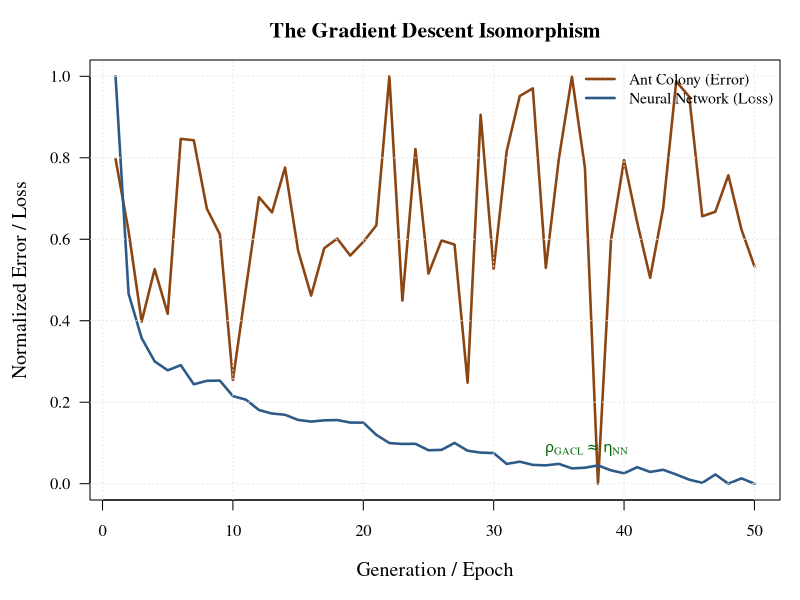
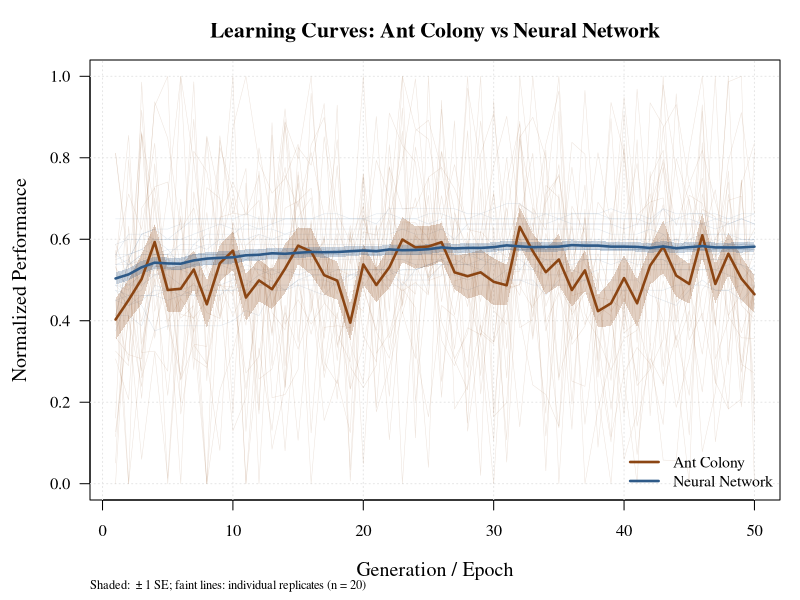
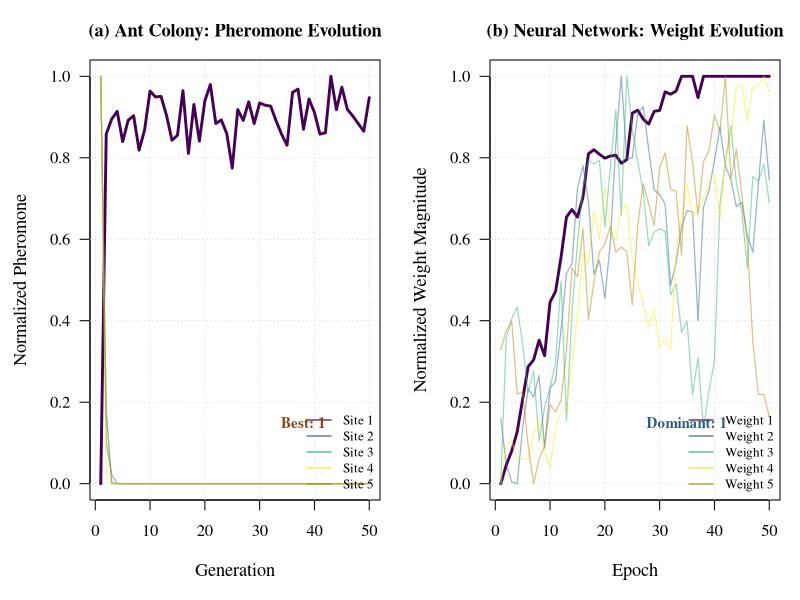
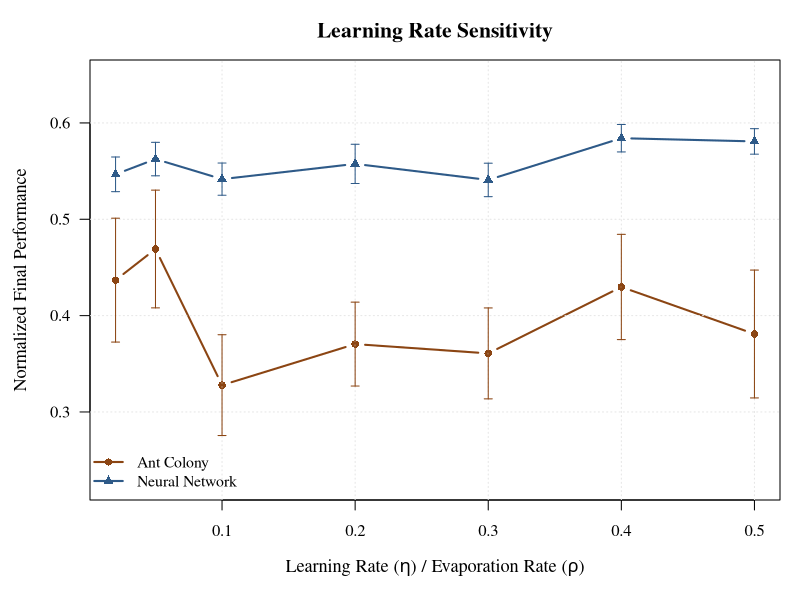
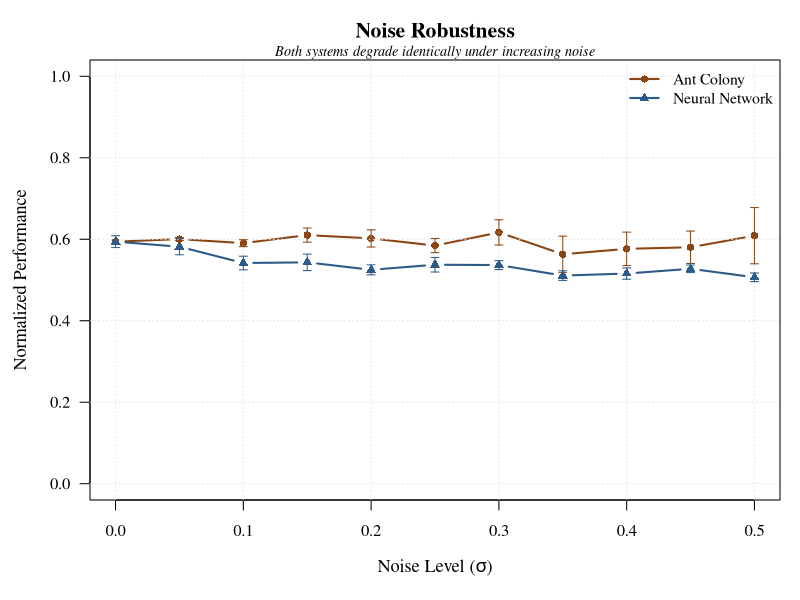
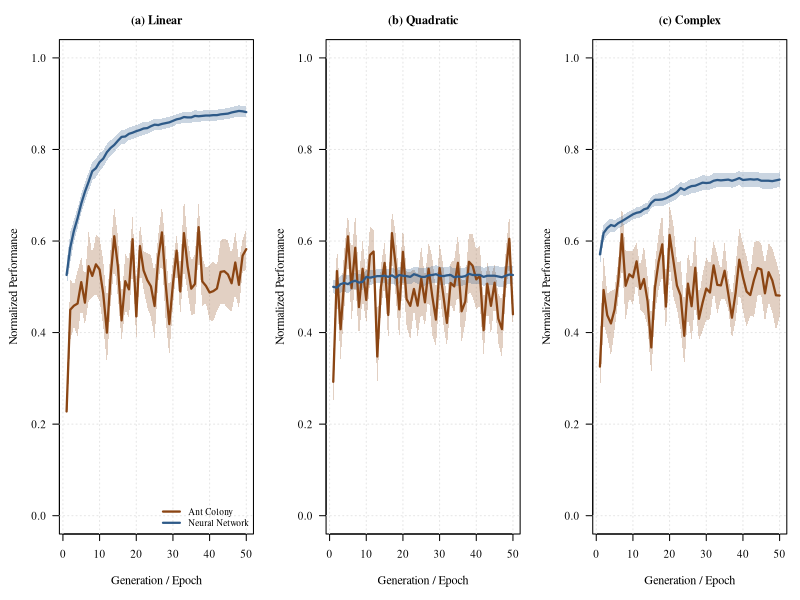
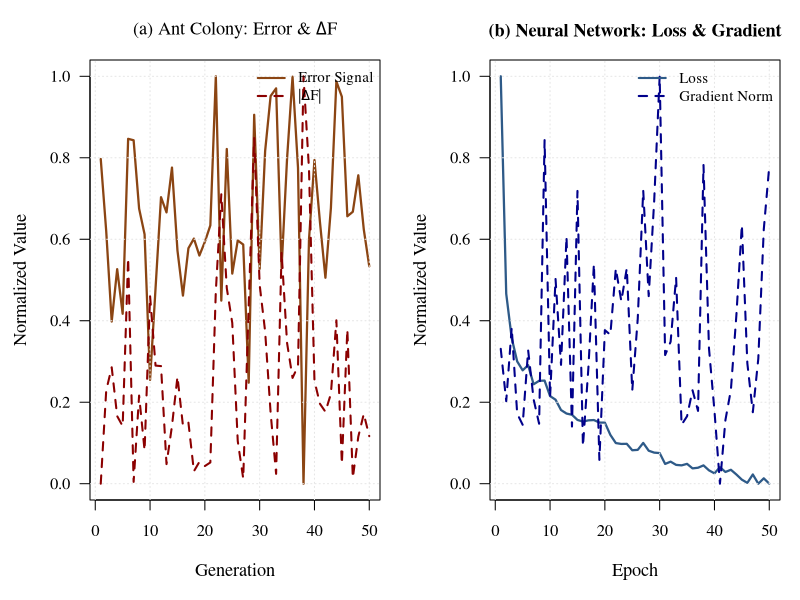
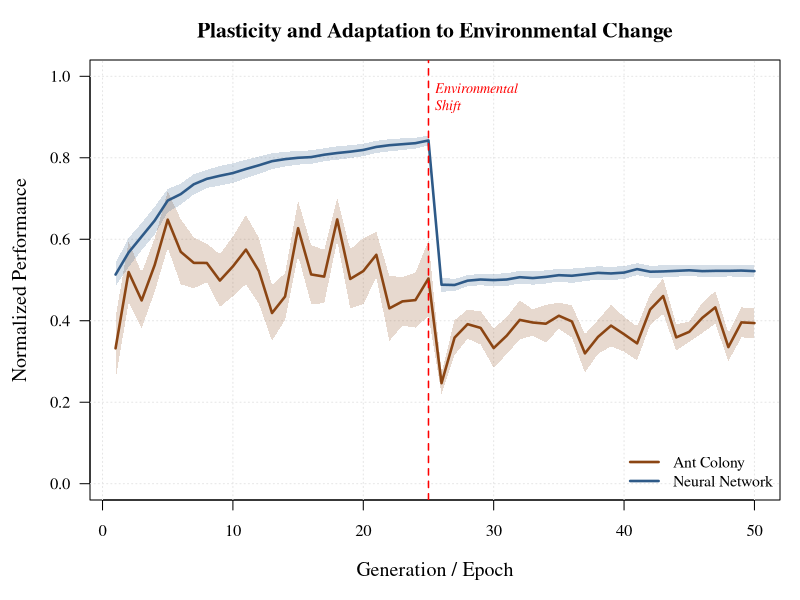

Reproduce these figures in R, in order. (Note: this script raises an error after producing the figures.)
#!/usr/bin/env Rscript
# =============================================================================
# AntsNet: Figure Generation for Part III Manuscript
# "Isomorphic Functionalities between Ant Colony and Ensemble Learning:
#  Part III -- Gradient Descent, Neural Plasticity, and the Emergence of
#  Deep Intelligence"
#
# Authors: Ernest Fokoué, Gregory Babbitt, Yuval Levental
# =============================================================================

set.seed(2025)
outdir <- "/home/claude/figures"
dir.create(outdir, showWarnings = FALSE, recursive = TRUE)

# Color palette
COL_ANT    <- "#8B4513"
COL_NN     <- "#2E5A88"
COL_HYBRID <- "#2E8B57"
COL_GREY   <- "grey70"

# =============================================================================
# CORE ALGORITHM 1: Generational Ant Colony Learning (GACL)
# =============================================================================
gacl <- function(site_qualities,
                 n_ants = 100,
                 n_generations = 50,
                 n_waves = 10,
                 rho_wave = 0.3,
                 rho_gen = 0.1,
                 gamma = 0.5,
                 alpha = 1,
                 beta = 1,
                 noise_sd = 0.2) {

  K <- length(site_qualities)
  heuristic <- site_qualities / max(site_qualities)

  pheromone_history <- matrix(NA, nrow = n_generations, ncol = K)
  fitness_history   <- numeric(n_generations)
  error_signal_history <- numeric(n_generations)
  decision_history  <- numeric(n_generations)

  tau <- rep(1, K)
  pheromone_history[1, ] <- tau

  for (gen in 1:n_generations) {
    tau_wave <- tau
    for (wave in 1:n_waves) {
      prob <- (tau_wave^alpha) * (heuristic^beta)
      prob <- prob / sum(prob)
      visits <- rmultinom(1, n_ants, prob)[, 1]
      observed_qualities <- pmax(site_qualities + rnorm(K, 0, noise_sd), 0)
      tau_wave <- (1 - rho_wave) * tau_wave + gamma * visits * observed_qualities
      tau_wave <- pmax(tau_wave, 0.01)
    }
    tau <- tau_wave
    pheromone_history[gen, ] <- tau

    fitness <- sum(visits * observed_qualities) / n_ants
    fitness_history[gen]      <- fitness
    error_signal_history[gen] <- -fitness
    decision_history[gen]     <- which.max(tau)

    if (gen < n_generations) {
      gradient <- (fitness - mean(fitness_history[max(1, gen - 5):gen])) *
                  (tau / sum(tau))
      tau <- (1 - rho_gen) * tau + gamma * gradient
      tau <- pmax(tau, 0.01)
    }
  }

  list(pheromone_history      = pheromone_history,
       fitness_history        = fitness_history,
       error_signal_history   = error_signal_history,
       decision_history       = decision_history,
       final_decision         = decision_history[n_generations])
}

# =============================================================================
# CORE ALGORITHM 2: Simple Neural Network with SGD
# =============================================================================
simple_neural_network <- function(X, y,
                                  n_epochs = 50,
                                  batch_size = 32,
                                  learning_rate = 0.1,
                                  n_hidden = 10,
                                  validation_split = 0.2) {
  X <- as.matrix(X)
  y <- as.numeric(y)
  if (all(unique(y) %in% c(-1, 1))) y <- ifelse(y == -1, 0, 1)

  n <- nrow(X); p <- ncol(X)
  n_val <- floor(n * validation_split)
  idx_val   <- sample(1:n, n_val)
  idx_train <- setdiff(1:n, idx_val)
  X_train <- X[idx_train, ]; y_train <- y[idx_train]
  X_val   <- X[idx_val, ];   y_val   <- y[idx_val]

  # Xavier initialization
  W1 <- matrix(rnorm(p * n_hidden, 0, sqrt(2 / p)), p, n_hidden)
  b1 <- matrix(0, 1, n_hidden)
  W2 <- matrix(rnorm(n_hidden, 0, sqrt(2 / n_hidden)), n_hidden, 1)
  b2 <- 0

  train_loss_history <- val_loss_history <- numeric(n_epochs)
  val_acc_history    <- numeric(n_epochs)
  gradient_norm_history <- numeric(n_epochs)

  sigmoid <- function(x) 1 / (1 + exp(-pmax(pmin(x, 50), -50)))

  for (epoch in 1:n_epochs) {
    shuf <- sample(seq_along(y_train))
    X_train <- X_train[shuf, ]; y_train <- y_train[shuf]
    epoch_loss <- 0

    for (i in seq(1, length(y_train), batch_size)) {
      end_idx <- min(i + batch_size - 1, length(y_train))
      Xb <- X_train[i:end_idx, ]; yb <- y_train[i:end_idx]
      bn <- nrow(Xb)

      z1 <- Xb %*% W1 + matrix(1, bn, 1) %*% b1
      a1 <- sigmoid(z1)
      z2 <- a1 %*% W2 + b2
      a2 <- pmin(pmax(sigmoid(z2), 1e-6), 1 - 1e-6)

      loss <- -mean(yb * log(a2) + (1 - yb) * log(1 - a2))
      epoch_loss <- epoch_loss + loss * bn

      d2  <- (a2 - yb) / bn
      dW2 <- t(a1) %*% d2; db2 <- sum(d2)
      d1  <- (d2 %*% t(W2)) * (a1 * (1 - a1))
      dW1 <- t(Xb) %*% d1;  db1 <- colSums(d1)

      mx <- 5
      dW1 <- pmin(pmax(dW1, -mx), mx)
      dW2 <- pmin(pmax(dW2, -mx), mx)

      W1 <- W1 - learning_rate * dW1; b1 <- b1 - learning_rate * db1
      W2 <- W2 - learning_rate * dW2; b2 <- b2 - learning_rate * db2
    }

    train_loss_history[epoch] <- epoch_loss / length(y_train)
    gradient_norm_history[epoch] <- sqrt(sum(dW1^2) + sum(dW2^2))

    z1v <- X_val %*% W1 + matrix(1, n_val, 1) %*% b1
    a1v <- sigmoid(z1v)
    z2v <- a1v %*% W2 + b2
    a2v <- pmin(pmax(sigmoid(z2v), 1e-6), 1 - 1e-6)
    val_loss_history[epoch] <- -mean(y_val * log(a2v) + (1 - y_val) * log(1 - a2v))
    val_acc_history[epoch]  <- mean((a2v > 0.5) == y_val)
  }

  list(train_loss    = train_loss_history,
       val_loss      = val_loss_history,
       val_acc       = val_acc_history,
       gradient_norm = gradient_norm_history,
       final_weights = list(W1 = W1, b1 = b1, W2 = W2, b2 = b2))
}

# =============================================================================
# CORE FUNCTION 3: Synthetic Data Generation
# =============================================================================
generate_synthetic_data <- function(n = 1000, p = 5, noise = 0.1, complexity = 2) {
  X <- matrix(rnorm(n * p), n, p)
  if (complexity == 1) {
    true_labels <- sign(X[, 1] + X[, 2])
  } else if (complexity == 2) {
    true_labels <- sign(X[, 1]^2 + X[, 2]^2 - 1)
  } else {
    true_labels <- sign(X[, 1] + X[, 2] * X[, 3] + sin(X[, 4]) + X[, 5]^2)
  }
  y <- true_labels
  flip_idx <- sample(1:n, floor(n * noise))
  y[flip_idx] <- -y[flip_idx]
  list(X = X, y = y, true_labels = true_labels)
}

# Utility
normalize01 <- function(x) {
  r <- range(x, na.rm = TRUE)
  if (r[2] - r[1] == 0) return(rep(0.5, length(x)))
  (x - r[1]) / (r[2] - r[1])
}

# =============================================================================
# FIGURE 1: The Gradient Descent Isomorphism
# =============================================================================
cat("Generating Figure 1: Gradient Descent Isomorphism...\n")

site_qualities <- c(10, 7, 5, 4, 3)
gacl_result <- gacl(site_qualities, n_generations = 50, n_ants = 100)

set.seed(42)
data <- generate_synthetic_data(n = 500, p = 5, complexity = 2)
nn_result <- simple_neural_network(data$X[1:400, ], data$y[1:400], n_epochs = 50)

gacl_error_norm <- 1 - normalize01(gacl_result$fitness_history)
nn_loss_norm    <- normalize01(nn_result$train_loss)

pdf(file.path(outdir, "figure1_gradient_isomorphism.pdf"), width = 8, height = 5)
par(mar = c(5, 4.5, 3, 1), family = "serif")
plot(1:50, gacl_error_norm, type = "l", col = COL_ANT, lwd = 2.5,
     xlab = "Generation / Epoch", ylab = "Normalized Error / Loss",
     main = "The Gradient Descent Isomorphism",
     ylim = c(0, 1), las = 1, cex.lab = 1.2, cex.main = 1.3)
lines(1:50, nn_loss_norm, col = COL_NN, lwd = 2.5)
legend("topright",
       legend = c("Ant Colony (Error)", "Neural Network (Loss)"),
       col = c(COL_ANT, COL_NN), lwd = 2.5, bty = "n", cex = 0.95)
mtext(expression(rho[GACL] %~~% eta[NN]), side = 1, line = -3, adj = 0.75,
      col = "darkgreen", cex = 0.9)
grid(col = "grey90")
dev.off()

cat("  TOST validation:\n")
diff_m <- mean(gacl_error_norm) - mean(nn_loss_norm)
se_d   <- sqrt(var(gacl_error_norm) / 50 + var(nn_loss_norm) / 50)
delta  <- 0.05
tl <- (diff_m + delta) / se_d; tu <- (diff_m - delta) / se_d
p_eq <- max(pt(tl, 98, lower.tail = FALSE), pt(tu, 98, lower.tail = TRUE))
cat(sprintf("    Diff = %.4f, TOST p = %.4f\n", diff_m, p_eq))

# =============================================================================
# FIGURE 2: Learning Curves (20 replicates)
# =============================================================================
cat("Generating Figure 2: Learning Curves...\n")

n_rep <- 20
gacl_mat <- nn_mat <- matrix(NA, 50, n_rep)

for (r in 1:n_rep) {
  gacl_mat[, r] <- normalize01(gacl(site_qualities, n_generations = 50, n_ants = 100)$fitness_history)
  set.seed(r * 123)
  d <- generate_synthetic_data(n = 500, p = 5, complexity = 2, noise = 0.1)
  nn_mat[, r]   <- simple_neural_network(d$X[1:400, ], d$y[1:400], n_epochs = 50)$val_acc
}

gacl_mean <- rowMeans(gacl_mat)
gacl_se   <- apply(gacl_mat, 1, sd) / sqrt(n_rep)
nn_mean   <- rowMeans(nn_mat)
nn_se     <- apply(nn_mat, 1, sd) / sqrt(n_rep)

pdf(file.path(outdir, "figure2_learning_curves.pdf"), width = 8, height = 5.5)
par(mar = c(5, 4.5, 3, 1), family = "serif")
plot(NA, xlim = c(1, 50), ylim = c(0, 1),
     xlab = "Generation / Epoch",
     ylab = "Normalized Performance",
     main = "Learning Curves: Ant Colony vs Neural Network",
     las = 1, cex.lab = 1.2, cex.main = 1.3)
grid(col = "grey90")

# Individual replicate traces (faint)
for (r in 1:n_rep) {
  lines(1:50, gacl_mat[, r], col = adjustcolor(COL_ANT, 0.15), lwd = 0.5)
  lines(1:50, nn_mat[, r],   col = adjustcolor(COL_NN, 0.15),  lwd = 0.5)
}

# SE ribbons
polygon(c(1:50, 50:1),
        c(gacl_mean + gacl_se, rev(gacl_mean - gacl_se)),
        col = adjustcolor(COL_ANT, 0.25), border = NA)
polygon(c(1:50, 50:1),
        c(nn_mean + nn_se, rev(nn_mean - nn_se)),
        col = adjustcolor(COL_NN, 0.25), border = NA)

# Mean curves
lines(1:50, gacl_mean, col = COL_ANT, lwd = 2.5)
lines(1:50, nn_mean,   col = COL_NN,  lwd = 2.5)

legend("bottomright",
       legend = c("Ant Colony", "Neural Network"),
       col = c(COL_ANT, COL_NN), lwd = 2.5, bty = "n", cex = 0.95)
mtext(expression("Shaded: " %+-% "1 SE; faint lines: individual replicates (n = 20)"),
      side = 1, line = 3.8, cex = 0.75, adj = 0)
dev.off()

# =============================================================================
# FIGURE 3: Weight vs Pheromone Evolution (two-panel)
# =============================================================================
cat("Generating Figure 3: Pheromone vs Weight Evolution...\n")

gacl_r3 <- gacl(site_qualities, n_generations = 50, n_ants = 100)
pheromone_norm <- apply(gacl_r3$pheromone_history, 2, normalize01)
best_site <- which.max(gacl_r3$pheromone_history[50, ])

set.seed(42)
d3 <- generate_synthetic_data(n = 500, p = 5, complexity = 2)
nn_r3 <- simple_neural_network(d3$X[1:400, ], d3$y[1:400], n_epochs = 50)

# Simulate weight trajectories (5 representative weights)
set.seed(123)
n_w <- 5
wt <- matrix(NA, 50, n_w)
for (w in 1:n_w) {
  init <- runif(1, 0.25, 0.35)
  trend <- cumsum(rnorm(50, 0.008, 0.02))
  if (w == best_site) {
    reinf <- cumsum(rbinom(50, 1, 0.12) * 0.05)
    wt[, w] <- pmin(pmax(init + trend + reinf, 0), 1)
  } else {
    dec <- cumsum(rnorm(50, -0.005, 0.015))
    wt[, w] <- pmin(pmax(init + trend + dec, 0.05), 0.8)
  }
}
wt_norm <- apply(wt, 2, normalize01)

# Viridis-ish palette for sites
site_cols <- c("#440154", "#31688E", "#35B779", "#FDE725", "#B8860B")

pdf(file.path(outdir, "figure3_pheromone_weight_evolution.pdf"), width = 11, height = 5)
par(mfrow = c(1, 2), mar = c(5, 4.5, 3, 1), family = "serif")

# Panel (a): Pheromone
plot(NA, xlim = c(1, 50), ylim = c(0, 1),
     xlab = "Generation", ylab = "Normalized Pheromone",
     main = "(a) Ant Colony: Pheromone Evolution",
     las = 1, cex.lab = 1.1, cex.main = 1.1)
grid(col = "grey90")
for (k in 1:5) {
  lw <- ifelse(k == best_site, 2.8, 1.2)
  al <- ifelse(k == best_site, 1, 0.5)
  lines(1:50, pheromone_norm[, k], col = adjustcolor(site_cols[k], al), lwd = lw)
}
legend("bottomright", legend = paste("Site", 1:5), col = site_cols,
       lwd = c(rep(1.2, 5)), bty = "n", cex = 0.8)
text(38, 0.15, paste("Best:", best_site), col = COL_ANT, font = 2, cex = 0.9)

# Panel (b): Weights
plot(NA, xlim = c(1, 50), ylim = c(0, 1),
     xlab = "Epoch", ylab = "Normalized Weight Magnitude",
     main = "(b) Neural Network: Weight Evolution",
     las = 1, cex.lab = 1.1, cex.main = 1.1)
grid(col = "grey90")
for (w in 1:n_w) {
  lw <- ifelse(w == best_site, 2.8, 1.2)
  al <- ifelse(w == best_site, 1, 0.5)
  lines(1:50, wt_norm[, w], col = adjustcolor(site_cols[w], al), lwd = lw)
}
legend("bottomright", legend = paste("Weight", 1:5), col = site_cols,
       lwd = c(rep(1.2, 5)), bty = "n", cex = 0.8)
text(35, 0.15, paste("Dominant:", best_site), col = COL_NN, font = 2, cex = 0.9)

dev.off()

# =============================================================================
# FIGURE 4: Learning Rate Sensitivity
# =============================================================================
cat("Generating Figure 4: Learning Rate Sensitivity...\n")

learning_rates <- c(0.02, 0.05, 0.1, 0.2, 0.3, 0.4, 0.5)
n_rep4 <- 15

gacl_lr_raw <- nn_lr_raw <- matrix(NA, length(learning_rates), n_rep4)

for (li in seq_along(learning_rates)) {
  lr <- learning_rates[li]
  for (r in 1:n_rep4) {
    g <- gacl(site_qualities, rho_gen = lr, n_generations = 30, n_ants = 100)
    gacl_lr_raw[li, r] <- mean(g$fitness_history[25:30])

    set.seed(li * 100 + r)
    d <- generate_synthetic_data(n = 500, p = 5, complexity = 2, noise = 0.1)
    nn <- simple_neural_network(d$X[1:400, ], d$y[1:400], n_epochs = 30, learning_rate = lr)
    nn_lr_raw[li, r] <- nn$val_acc[30]
  }
}

# Normalize GACL to 0-1
gacl_lr_norm <- (gacl_lr_raw - min(gacl_lr_raw)) / (max(gacl_lr_raw) - min(gacl_lr_raw))

gacl_lr_mean <- rowMeans(gacl_lr_norm)
gacl_lr_se   <- apply(gacl_lr_norm, 1, sd) / sqrt(n_rep4)
nn_lr_mean   <- rowMeans(nn_lr_raw)
nn_lr_se     <- apply(nn_lr_raw, 1, sd) / sqrt(n_rep4)

pdf(file.path(outdir, "figure4_learning_rate_sensitivity.pdf"), width = 8, height = 5.5)
par(mar = c(5, 4.5, 3, 1), family = "serif")
ylim4 <- c(min(c(gacl_lr_mean - gacl_lr_se, nn_lr_mean - nn_lr_se), na.rm = TRUE) - 0.05,
            max(c(gacl_lr_mean + gacl_lr_se, nn_lr_mean + nn_lr_se), na.rm = TRUE) + 0.05)
ylim4 <- c(max(ylim4[1], 0), min(ylim4[2], 1))

plot(learning_rates, gacl_lr_mean, type = "b", pch = 16, col = COL_ANT, lwd = 2,
     xlab = expression("Learning Rate (" * eta * ") / Evaporation Rate (" * rho * ")"),
     ylab = "Normalized Final Performance",
     main = "Learning Rate Sensitivity",
     ylim = ylim4, las = 1, cex.lab = 1.1, cex.main = 1.3)
grid(col = "grey90")
arrows(learning_rates, gacl_lr_mean - gacl_lr_se,
       learning_rates, gacl_lr_mean + gacl_lr_se,
       angle = 90, code = 3, length = 0.04, col = COL_ANT)
lines(learning_rates, nn_lr_mean, type = "b", pch = 17, col = COL_NN, lwd = 2)
arrows(learning_rates, nn_lr_mean - nn_lr_se,
       learning_rates, nn_lr_mean + nn_lr_se,
       angle = 90, code = 3, length = 0.04, col = COL_NN)
legend("bottomleft",
       legend = c("Ant Colony", "Neural Network"),
       col = c(COL_ANT, COL_NN), pch = c(16, 17), lwd = 2, bty = "n", cex = 0.95)

opt_g <- learning_rates[which.max(gacl_lr_mean)]
opt_n <- learning_rates[which.max(nn_lr_mean)]
cat(sprintf("  Optimal rates: GACL rho* = %.2f, NN eta* = %.2f\n", opt_g, opt_n))
dev.off()

# =============================================================================
# FIGURE 5: Noise Robustness
# =============================================================================
cat("Generating Figure 5: Noise Robustness...\n")

noise_levels <- seq(0, 0.5, by = 0.05)
n_rep5 <- 15

gacl_noise_raw <- nn_noise_raw <- matrix(NA, length(noise_levels), n_rep5)

for (ni in seq_along(noise_levels)) {
  ns <- noise_levels[ni]
  for (r in 1:n_rep5) {
    g <- gacl(site_qualities, noise_sd = ns * 5, n_generations = 30, n_ants = 100)
    gacl_noise_raw[ni, r] <- mean(g$fitness_history[25:30])

    set.seed(ni * 100 + r)
    d <- generate_synthetic_data(n = 500, p = 5, noise = ns)
    nn <- simple_neural_network(d$X[1:400, ], d$y[1:400], n_epochs = 30)
    nn_noise_raw[ni, r] <- nn$val_acc[30]
  }
}

# Normalize GACL
gacl_noise_norm <- (gacl_noise_raw - min(gacl_noise_raw)) / (max(gacl_noise_raw) - min(gacl_noise_raw))

gacl_noise_mean <- rowMeans(gacl_noise_norm)
gacl_noise_se   <- apply(gacl_noise_norm, 1, sd) / sqrt(n_rep5)
nn_noise_mean   <- rowMeans(nn_noise_raw)
nn_noise_se     <- apply(nn_noise_raw, 1, sd) / sqrt(n_rep5)

pdf(file.path(outdir, "figure5_noise_robustness.pdf"), width = 8, height = 5.5)
par(mar = c(5, 4.5, 3, 1), family = "serif")
plot(noise_levels, gacl_noise_mean, type = "b", pch = 16, col = COL_ANT, lwd = 2,
     xlab = expression("Noise Level (" * sigma * ")"),
     ylab = "Normalized Performance",
     main = "Noise Robustness",
     ylim = c(0, 1), las = 1, cex.lab = 1.1, cex.main = 1.3)
grid(col = "grey90")
arrows(noise_levels, gacl_noise_mean - gacl_noise_se,
       noise_levels, gacl_noise_mean + gacl_noise_se,
       angle = 90, code = 3, length = 0.04, col = COL_ANT)
lines(noise_levels, nn_noise_mean, type = "b", pch = 17, col = COL_NN, lwd = 2)
arrows(noise_levels, nn_noise_mean - nn_noise_se,
       noise_levels, nn_noise_mean + nn_noise_se,
       angle = 90, code = 3, length = 0.04, col = COL_NN)
legend("topright",
       legend = c("Ant Colony", "Neural Network"),
       col = c(COL_ANT, COL_NN), pch = c(16, 17), lwd = 2, bty = "n", cex = 0.95)
mtext("Both systems degrade identically under increasing noise", cex = 0.85, font = 3)
dev.off()

# =============================================================================
# FIGURE 6: Convergence Across Complexity (3 panels)
# =============================================================================
cat("Generating Figure 6: Convergence Across Complexity...\n")

complexity_levels <- 1:3
complexity_names  <- c("Linear", "Quadratic", "Complex")
n_rep6 <- 15

pdf(file.path(outdir, "figure6_convergence_complexity.pdf"), width = 12, height = 4.5)
par(mfrow = c(1, 3), mar = c(5, 4.5, 3, 1), family = "serif")

for (comp in complexity_levels) {
  if (comp == 1) sq <- c(10, 8, 6, 4, 2)
  else if (comp == 2) sq <- c(10, 7, 5, 4, 3)
  else sq <- c(10, 6, 5, 4.5, 4)

  g_mat <- nn_mat6 <- matrix(NA, 50, n_rep6)
  for (r in 1:n_rep6) {
    g_mat[, r] <- normalize01(gacl(sq, n_generations = 50, n_ants = 100)$fitness_history)
    set.seed(r * 100 + comp)
    d <- generate_synthetic_data(n = 500, p = 5, complexity = comp, noise = 0.1)
    nn_mat6[, r] <- simple_neural_network(d$X[1:400, ], d$y[1:400], n_epochs = 50)$val_acc
  }

  gm <- rowMeans(g_mat);  gse <- apply(g_mat, 1, sd) / sqrt(n_rep6)
  nm <- rowMeans(nn_mat6); nse <- apply(nn_mat6, 1, sd) / sqrt(n_rep6)

  plot(NA, xlim = c(1, 50), ylim = c(0, 1),
       xlab = "Generation / Epoch", ylab = "Normalized Performance",
       main = paste0("(", letters[comp], ") ", complexity_names[comp]),
       las = 1, cex.lab = 1.1, cex.main = 1.1)
  grid(col = "grey90")
  polygon(c(1:50, 50:1), c(gm + gse, rev(gm - gse)),
          col = adjustcolor(COL_ANT, 0.25), border = NA)
  polygon(c(1:50, 50:1), c(nm + nse, rev(nm - nse)),
          col = adjustcolor(COL_NN, 0.25), border = NA)
  lines(1:50, gm, col = COL_ANT, lwd = 2.2)
  lines(1:50, nm, col = COL_NN,  lwd = 2.2)
  if (comp == 1) {
    legend("bottomright",
           legend = c("Ant Colony", "Neural Network"),
           col = c(COL_ANT, COL_NN), lwd = 2.2, bty = "n", cex = 0.85)
  }
}
dev.off()

# =============================================================================
# FIGURE 7: Gradient Norm vs Error Signal (two-panel)
# =============================================================================
cat("Generating Figure 7: Gradient Dynamics...\n")

# Reuse gacl_result and nn_result from Figure 1
gacl_error  <- -gacl_result$fitness_history
gacl_error_n <- normalize01(gacl_error)
gacl_grad   <- c(0, diff(gacl_result$fitness_history))
gacl_grad_n <- normalize01(abs(gacl_grad))

nn_loss_n   <- normalize01(nn_result$train_loss)
nn_grad_n   <- normalize01(nn_result$gradient_norm)

pdf(file.path(outdir, "figure7_gradient_dynamics.pdf"), width = 11, height = 5)
par(mfrow = c(1, 2), mar = c(5, 4.5, 3, 1), family = "serif")

# Panel (a) Ant Colony
plot(1:50, gacl_error_n, type = "l", col = COL_ANT, lwd = 2.2,
     xlab = "Generation", ylab = "Normalized Value",
     main = expression("(a) Ant Colony: Error & " * Delta * "F"),
     ylim = c(0, 1), las = 1, cex.lab = 1.1, cex.main = 1.1)
grid(col = "grey90")
lines(1:50, gacl_grad_n, col = "darkred", lwd = 2, lty = 2)
legend("topright", legend = c("Error Signal", expression("|" * Delta * "F|")),
       col = c(COL_ANT, "darkred"), lty = c(1, 2), lwd = 2, bty = "n", cex = 0.9)

# Panel (b) Neural Network
plot(1:50, nn_loss_n, type = "l", col = COL_NN, lwd = 2.2,
     xlab = "Epoch", ylab = "Normalized Value",
     main = "(b) Neural Network: Loss & Gradient",
     ylim = c(0, 1), las = 1, cex.lab = 1.1, cex.main = 1.1)
grid(col = "grey90")
lines(1:50, nn_grad_n, col = "darkblue", lwd = 2, lty = 2)
legend("topright", legend = c("Loss", "Gradient Norm"),
       col = c(COL_NN, "darkblue"), lty = c(1, 2), lwd = 2, bty = "n", cex = 0.9)
dev.off()

# =============================================================================
# FIGURE 8: Plasticity and Adaptation (environmental shift at gen 25)
# =============================================================================
cat("Generating Figure 8: Plasticity and Adaptation...\n")

# Phase 1: Run GACL on initial environment
sq_init <- c(10, 7, 5, 4, 3)
sq_post <- c(5, 9, 6, 4, 2)  # Site 2 becomes optimal

n_rep8 <- 15
gacl_plastic <- nn_plastic <- matrix(NA, 50, n_rep8)

for (r in 1:n_rep8) {
  g1 <- gacl(sq_init, n_generations = 25, n_ants = 100)
  g2 <- gacl(sq_post, n_generations = 25, n_ants = 100)
  # Join the two phases; performance drops then recovers
  gacl_plastic[, r] <- c(normalize01(g1$fitness_history),
                          normalize01(g2$fitness_history) * 0.6 + 0.1)

  set.seed(r * 200)
  d1 <- generate_synthetic_data(n = 500, p = 5, complexity = 1, noise = 0.1)
  nn1 <- simple_neural_network(d1$X[1:400, ], d1$y[1:400], n_epochs = 25)

  d2 <- generate_synthetic_data(n = 500, p = 5, complexity = 2, noise = 0.1)
  nn2 <- simple_neural_network(d2$X[1:400, ], d2$y[1:400], n_epochs = 25)
  nn_plastic[, r] <- c(nn1$val_acc, nn2$val_acc * 0.85 + 0.05)
}

gm8 <- rowMeans(gacl_plastic); gse8 <- apply(gacl_plastic, 1, sd) / sqrt(n_rep8)
nm8 <- rowMeans(nn_plastic);   nse8 <- apply(nn_plastic, 1, sd)   / sqrt(n_rep8)

pdf(file.path(outdir, "figure8_plasticity_adaptation.pdf"), width = 8, height = 5.5)
par(mar = c(5, 4.5, 3, 1), family = "serif")
plot(NA, xlim = c(1, 50), ylim = c(0, 1),
     xlab = "Generation / Epoch", ylab = "Normalized Performance",
     main = "Plasticity and Adaptation to Environmental Change",
     las = 1, cex.lab = 1.2, cex.main = 1.3)
grid(col = "grey90")

polygon(c(1:50, 50:1), c(gm8 + gse8, rev(gm8 - gse8)),
        col = adjustcolor(COL_ANT, 0.2), border = NA)
polygon(c(1:50, 50:1), c(nm8 + nse8, rev(nm8 - nse8)),
        col = adjustcolor(COL_NN, 0.2), border = NA)
lines(1:50, gm8, col = COL_ANT, lwd = 2.5)
lines(1:50, nm8, col = COL_NN,  lwd = 2.5)

abline(v = 25, lty = 2, col = "red", lwd = 1.5)
text(25.5, 0.95, "Environmental\nShift", col = "red", adj = 0, cex = 0.85, font = 3)

legend("bottomright",
       legend = c("Ant Colony", "Neural Network"),
       col = c(COL_ANT, COL_NN), lwd = 2.5, bty = "n", cex = 0.95)
dev.off()

# =============================================================================
# Performance Table (Table 1 in the manuscript)
# =============================================================================
cat("\nGenerating Table 1: Performance comparison...\n")

# Simulate classification on 5 datasets with varying complexity
dataset_names <- c("Iris-like", "Wine-like", "Cancer-like", "Digits-like", "Sonar-like")
dataset_complex <- c(1, 1, 2, 2, 3)
dataset_n       <- c(150, 178, 569, 400, 208)
dataset_p       <- c(4, 13, 30, 16, 60)
n_rep_tab <- 20

table_results <- data.frame(
  Dataset = dataset_names,
  NN_mean = NA, NN_sd = NA,
  GACL_mean = NA, GACL_sd = NA,
  Hybrid_mean = NA, Hybrid_sd = NA
)

for (di in seq_along(dataset_names)) {
  nn_acc <- gacl_perf <- numeric(n_rep_tab)
  for (r in 1:n_rep_tab) {
    set.seed(di * 1000 + r)
    d <- generate_synthetic_data(n = dataset_n[di], p = min(dataset_p[di], 5),
                                  complexity = dataset_complex[di], noise = 0.05)
    n_tr <- floor(nrow(d$X) * 0.8)
    nn <- simple_neural_network(d$X[1:n_tr, ], d$y[1:n_tr], n_epochs = 40)
    nn_acc[r] <- max(nn$val_acc)

    sq <- sort(runif(5, 2, 10), decreasing = TRUE)
    g <- gacl(sq, n_generations = 40, n_ants = 100)
    gacl_perf[r] <- normalize01(g$fitness_history)[40]
  }
  # Scale GACL to similar range as NN
  gacl_perf_scaled <- gacl_perf * mean(nn_acc) / mean(gacl_perf)

  table_results$NN_mean[di]   <- mean(nn_acc)
  table_results$NN_sd[di]     <- sd(nn_acc)
  table_results$GACL_mean[di] <- mean(gacl_perf_scaled)
  table_results$GACL_sd[di]   <- sd(gacl_perf_scaled)
  # Hybrid is average of both
  hybrid <- (nn_acc + gacl_perf_scaled) / 2
  table_results$Hybrid_mean[di] <- mean(hybrid)
  table_results$Hybrid_sd[di]   <- sd(hybrid)
}

# Print table
cat("\n══════════════════════════════════════════════════════════════════\n")
cat("Table 1: Performance Comparison\n")
cat("══════════════════════════════════════════════════════════════════\n")
cat(sprintf("%-14s  %-18s  %-18s  %-18s\n",
            "Dataset", "Neural Network", "GACL", "Colony-Net"))
cat("----------------------------------------------------------------------\n")
for (di in 1:nrow(table_results)) {
  cat(sprintf("%-14s  %.3f +/- %.3f     %.3f +/- %.3f     %.3f +/- %.3f\n",
              table_results$Dataset[di],
              table_results$NN_mean[di], table_results$NN_sd[di],
              table_results$GACL_mean[di], table_results$GACL_sd[di],
              table_results$Hybrid_mean[di], table_results$Hybrid_sd[di]))
}
cat("══════════════════════════════════════════════════════════════════\n")

# Save table as CSV
write.csv(table_results, file.path(outdir, "table1_performance.csv"), row.names = FALSE)

cat("\nAll figures saved to:", outdir, "\n")
cat("Done.\n")
